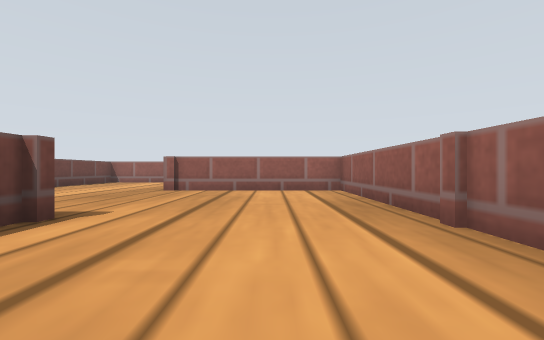
view 1 (above)

24 first-person views from a walk through a Gazebo world. The camera is 0.12 m above the floor, looks level and sees 90° across. The floor is counted in squares, 0.2 m on a side. Each view is taken from the middle of a square. On the plan, view 1 faces up. The plan holds only what a view shows up to about 9 squares ahead; the rest is blank. Simple patterns stand in for the simulator's built-in surfaces.

view 2
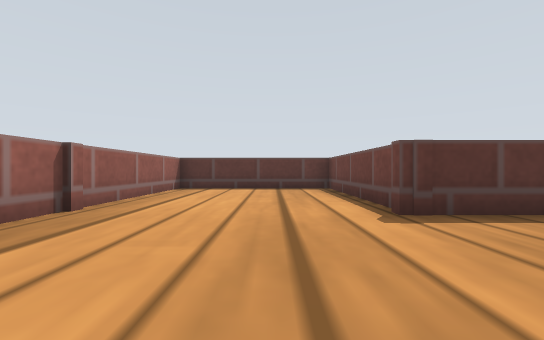

view 3
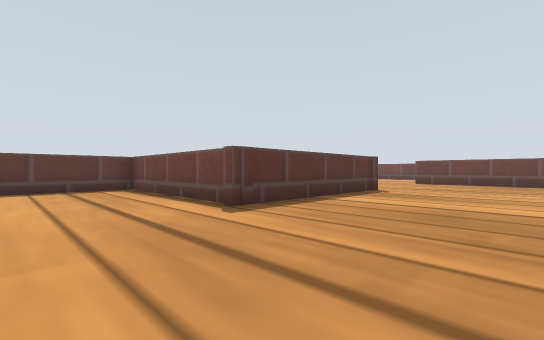

view 4
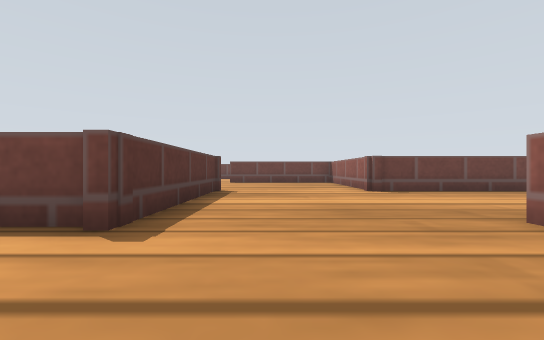

view 5
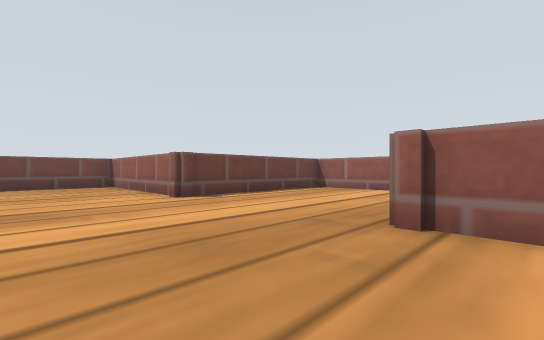

view 6
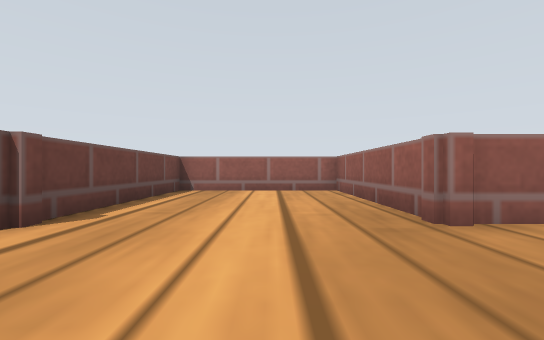

view 7
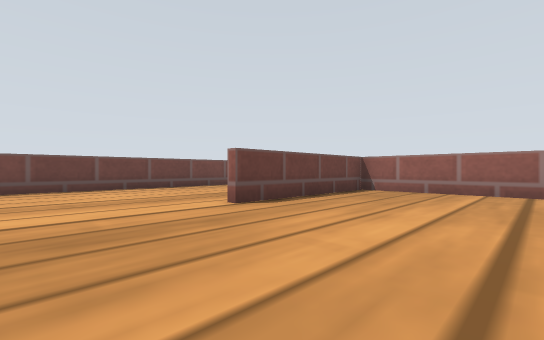

view 8
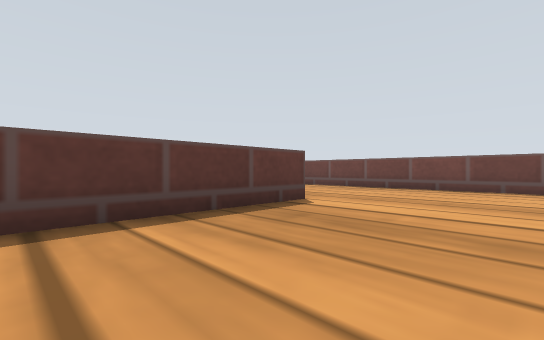

view 9
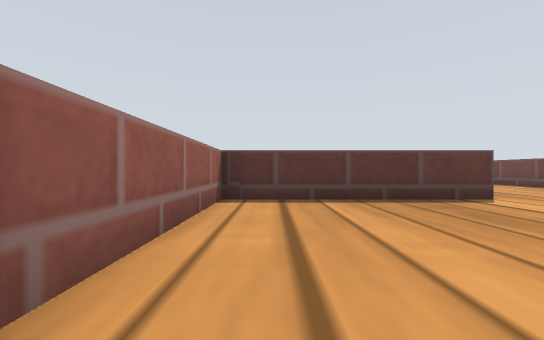

view 10
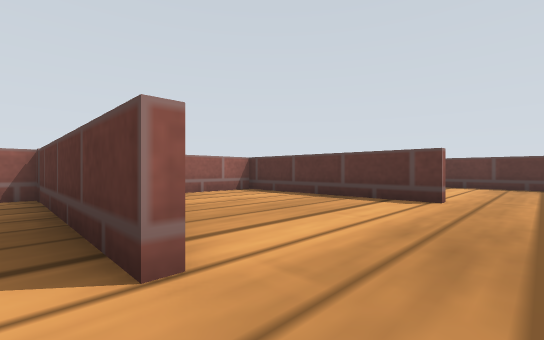

view 11
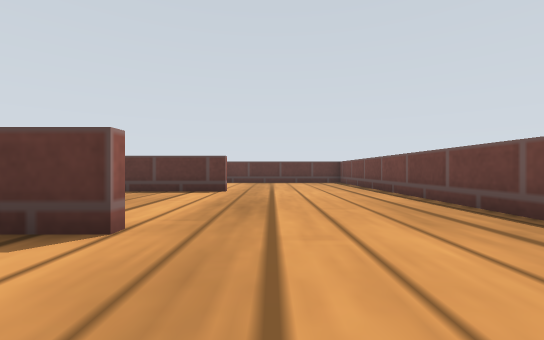

view 12
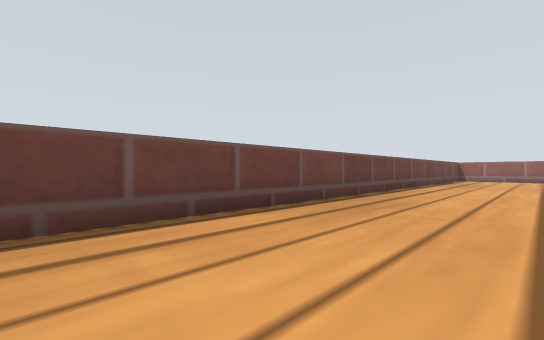

view 13
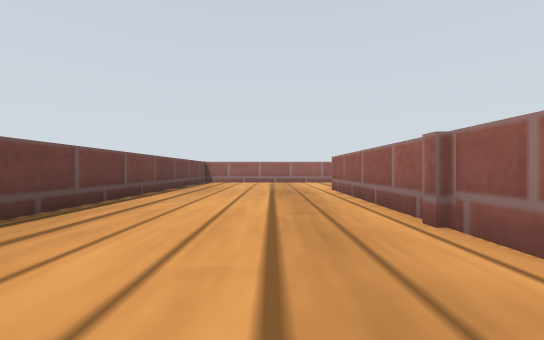

view 14
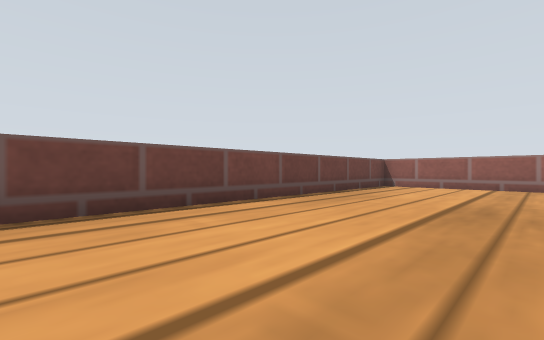

view 15
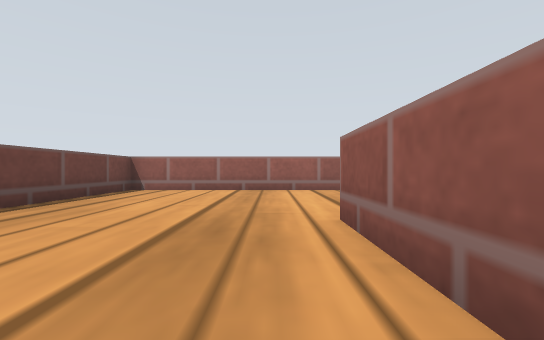

view 16
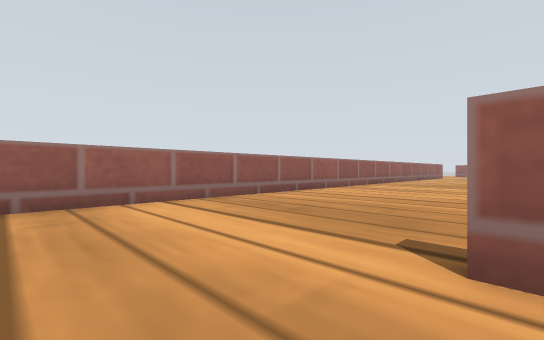

view 17
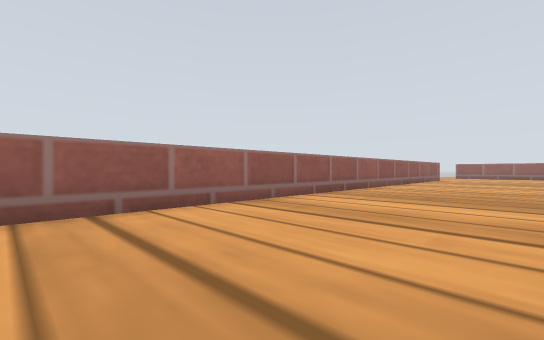

view 18
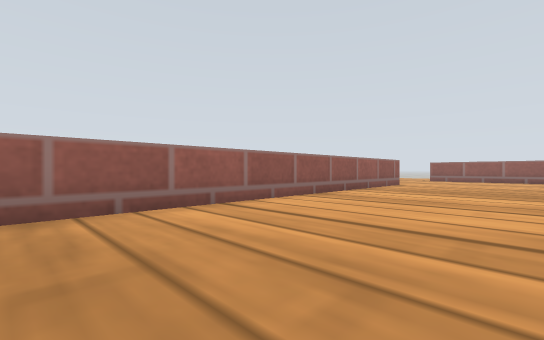

view 19
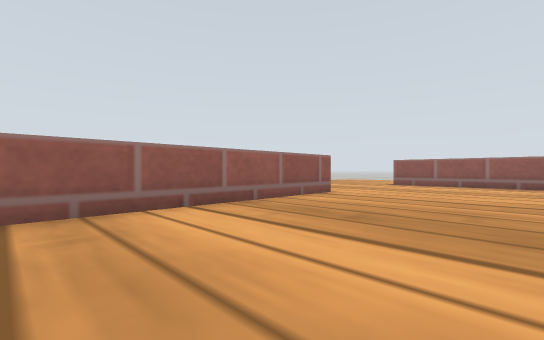

view 20
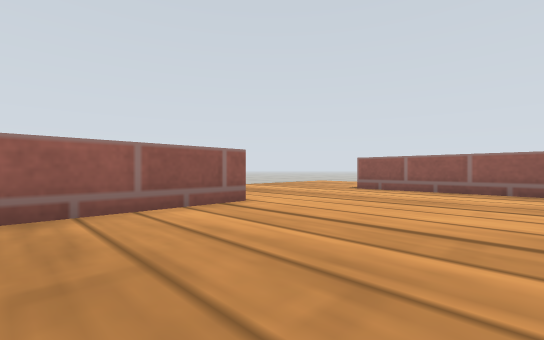

view 21
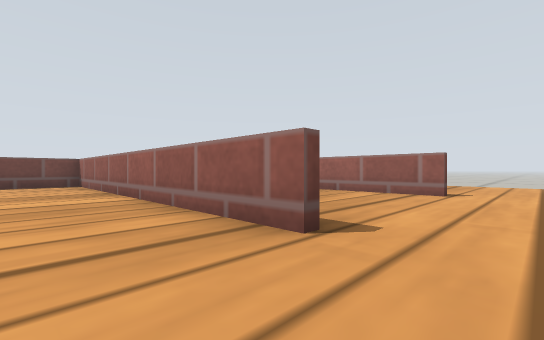

view 22
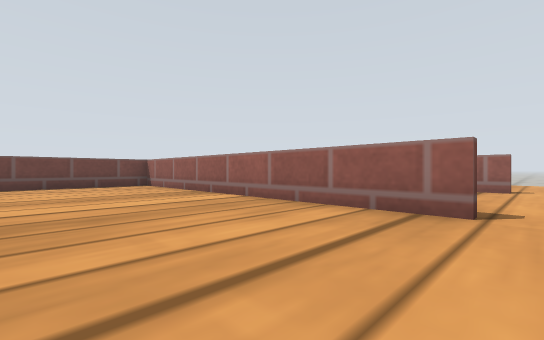

view 23
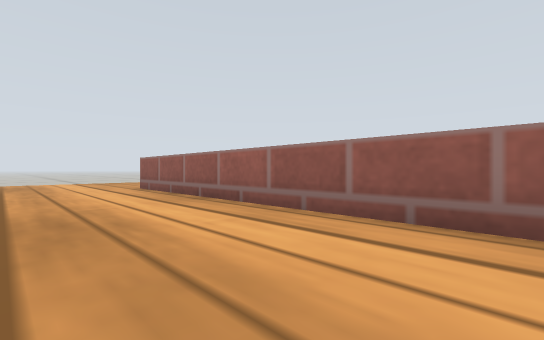

view 24
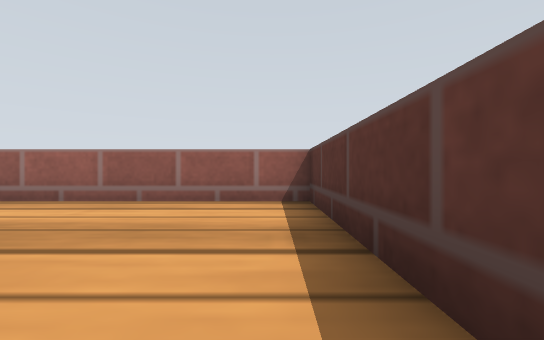

### Floor plan
Ten units are one square. View 1 is at (0, 0); x grows to the right and y downward. Boxes are objects, and circles mark ways between rooms. Rooms are numbered by the first view taken in them; rooms with no view inside come last. Other rooms are left out.
<svg viewBox="-187 -189 314 264">
<path fill="none" stroke="#000" d="M-29 -31 -29 19 20 19 20 -80 -31 -80M-36 -34 -26 -34M-31 -80 -31 -130 -77 -130 -77 -78M-80 -34 -36 -34M-136 15 -80 15 -80 -30M-77 -78 -129 -78 -129 -30M-132 -68 -132 -134M-135 -181 -182 -181 -182 15M75 -181 -135 -181M122 -135 122 -184M75 -130 65 -130M76 -83 122 -83 122 -135M-138 66 -84 66 -84 44M-182 15 -182 65M-29 -120 -29 -90M65 -130 -16 -130"/>
<circle cx="-30" cy="-55" r="3" fill="#2a7"/>
<circle cx="-80" cy="-55" r="3" fill="#2a7"/>
<circle cx="-130" cy="-10" r="3" fill="#2a7"/>
<circle cx="-130" cy="-155" r="3" fill="#2a7"/>
<circle cx="-155" cy="20" r="3" fill="#2a7"/>
<circle cx="95" cy="-130" r="3" fill="#2a7"/>
<circle cx="70" cy="-105" r="3" fill="#2a7"/>
<text x="-10" y="-30">1</text>
<text x="-60" y="-80">2</text>
<text x="-110" y="-30">3</text>
<text x="-160" y="-80">4</text>
<text x="-20" y="-150">5</text>
<text x="90" y="-110">6</text>
<text x="-130" y="40">7</text>
<text x="20" y="-100">8</text>
</svg>
Room 1 opens to room 2. Room 2 opens to room 3. Room 3 opens to room 4. Room 4 opens to room 5. Room 4 opens to room 7. Room 5 opens to room 6. Room 6 opens to room 8.

Where each view was taken, in squares from view 1:
view 1: 0 up, 0 right, facing up
view 2: 7 up, 1 left, facing down
view 3: 7 up, 0 right, facing down-left
view 4: 5 up, 0 right, facing left
view 5: 5 up, 2 left, facing up-left
view 6: 5 up, 5 left, facing up
view 7: 0 up, 9 left, facing up-left
view 8: 2 up, 9 left, facing down-left
view 9: 4 up, 9 left, facing down
view 10: 1 down, 15 left, facing down-right
view 11: 1 up, 15 left, facing down
view 12: 1 up, 15 left, facing up-left
view 13: 5 up, 15 left, facing up
view 14: 8 up, 14 left, facing up-left
view 15: 10 up, 14 left, facing up
view 16: 13 up, 15 left, facing up-right
view 17: 14 up, 10 left, facing up-right
view 18: 14 up, 4 left, facing up-right
view 19: 14 up, 1 right, facing up-right
view 20: 14 up, 4 right, facing up-right
view 21: 11 up, 9 right, facing up-left
view 22: 9 up, 8 right, facing up-left
view 23: 9 up, 9 right, facing up-right
view 24: 9 up, 7 right, facing right
